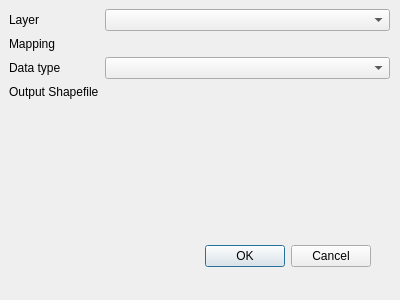
<?xml version="1.0" encoding="UTF-8"?>
<ui version="4.0">
 <class>FiberPlanITConvertDialogBase</class>
 <widget class="QDialog" name="FiberPlanITConvertDialogBase">
  <property name="geometry">
   <rect>
    <x>0</x>
    <y>0</y>
    <width>400</width>
    <height>300</height>
   </rect>
  </property>
  <property name="windowTitle">
   <string>fiberplanitconvert</string>
  </property>
  <widget class="QDialogButtonBox" name="button_box">
   <property name="geometry">
    <rect>
     <x>30</x>
     <y>240</y>
     <width>341</width>
     <height>32</height>
    </rect>
   </property>
   <property name="orientation">
    <enum>Qt::Horizontal</enum>
   </property>
   <property name="standardButtons">
    <set>QDialogButtonBox::Cancel|QDialogButtonBox::Ok</set>
   </property>
  </widget>
  <widget class="QWidget" name="formLayoutWidget">
   <property name="geometry">
    <rect>
     <x>9</x>
     <y>9</y>
     <width>381</width>
     <height>221</height>
    </rect>
   </property>
   <layout class="QFormLayout" name="formLayout">
    <item row="0" column="0">
     <widget class="QLabel" name="label">
      <property name="text">
       <string>Layer</string>
      </property>
     </widget>
    </item>
    <item row="0" column="1">
     <widget class="QgsMapLayerComboBox" name="dlg_layers"/>
    </item>
    <item row="1" column="0">
     <widget class="QLabel" name="label_2">
      <property name="text">
       <string>Mapping</string>
      </property>
     </widget>
    </item>
    <item row="1" column="1">
     <widget class="QgsFileWidget" name="mapping">
      <property name="locale">
       <locale language="English" country="UnitedStates"/>
      </property>
      <property name="useLink">
       <bool>false</bool>
      </property>
      <property name="fullUrl">
       <bool>false</bool>
      </property>
      <property name="dialogTitle">
       <string/>
      </property>
     </widget>
    </item>
    <item row="3" column="0">
     <widget class="QLabel" name="label_3">
      <property name="text">
       <string>Output Shapefile</string>
      </property>
     </widget>
    </item>
    <item row="2" column="0">
     <widget class="QLabel" name="label_4">
      <property name="text">
       <string>Data type</string>
      </property>
     </widget>
    </item>
    <item row="2" column="1">
     <widget class="QComboBox" name="data_type"/>
    </item>
    <item row="3" column="1">
     <widget class="QgsFileWidget" name="file_output"/>
    </item>
   </layout>
  </widget>
 </widget>
 <customwidgets>
  <customwidget>
   <class>QgsFileWidget</class>
   <extends>QWidget</extends>
   <header>qgsfilewidget.h</header>
  </customwidget>
  <customwidget>
   <class>QgsMapLayerComboBox</class>
   <extends>QComboBox</extends>
   <header>qgsmaplayercombobox.h</header>
  </customwidget>
 </customwidgets>
 <resources/>
 <connections>
  <connection>
   <sender>button_box</sender>
   <signal>accepted()</signal>
   <receiver>FiberPlanITConvertDialogBase</receiver>
   <slot>accept()</slot>
   <hints>
    <hint type="sourcelabel">
     <x>20</x>
     <y>20</y>
    </hint>
    <hint type="destinationlabel">
     <x>20</x>
     <y>20</y>
    </hint>
   </hints>
  </connection>
  <connection>
   <sender>button_box</sender>
   <signal>rejected()</signal>
   <receiver>FiberPlanITConvertDialogBase</receiver>
   <slot>reject()</slot>
   <hints>
    <hint type="sourcelabel">
     <x>20</x>
     <y>20</y>
    </hint>
    <hint type="destinationlabel">
     <x>20</x>
     <y>20</y>
    </hint>
   </hints>
  </connection>
 </connections>
</ui>
